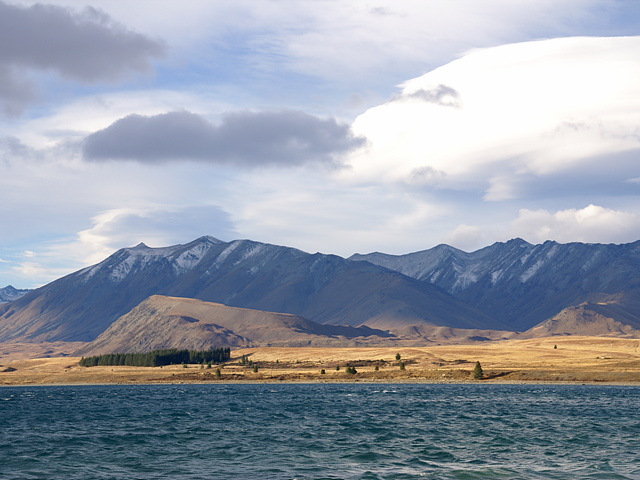
#> input picture tekapo.bmp, 640 x 480 px
$ python rotation2.py
#> lines starting #> are read from the running program, lines starting #| are printed output that depends on the picture
import sys
import numpy as np
import cv2

#함수를 이용한 회전 확인. (함수를 사용하느냐 , 행렬을 사용하느냐 ) -> 2가지 방법이 존재한다.
src = cv2.imread('tekapo.bmp')
#> src is the input picture: shape (480, 640, 3); mean B, G, R 169.8, 157.4, 149.7

if src is None:
    print('Image load failed!')
    sys.exit()

cp = (src.shape[1] / 2, src.shape[0] / 2) #이미지의 너비, 이미지의 높이
#> cp = (320, 240)
rot = cv2.getRotationMatrix2D(cp, 20, 1) #cp의 중심점에서 20도만큼 회전시키는 변환 행렬

dst = cv2.warpAffine(src, rot, (0, 0))#src를 rot행렬에 따라 회전 시킨 결과 저장
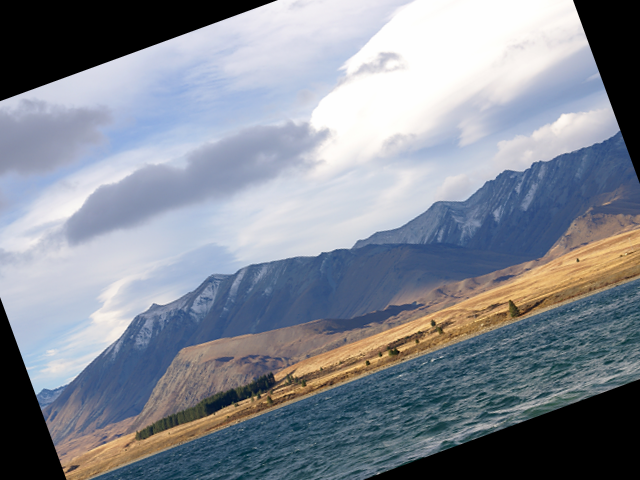
#> dst: shape (480, 640, 3); mean B, G, R 148.7, 137.9, 131.9

cv2.imshow('src', src)
cv2.imshow('dst', dst)
cv2.waitKey()

cv2.destroyAllWindows()

$ run again, with airplane.bmp copied over tekapo.bmp
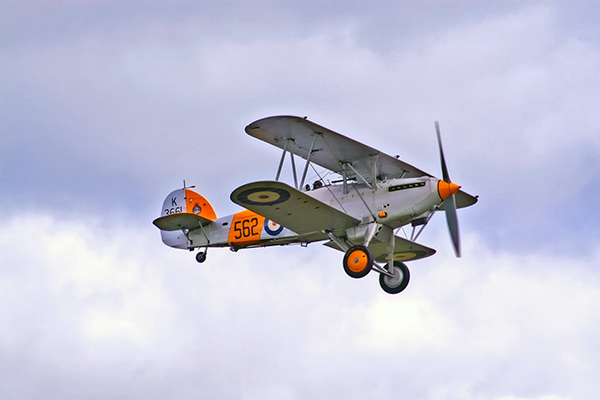
#> input picture airplane.bmp, 600 x 400 px
#> src is the input picture: shape (400, 600, 3); mean B, G, R 217.1, 197.6, 196.8
#> `dst = cv2.warpAffine(src, rot, (0, 0))#src를 rot행렬에 따라 회전 시킨 결과 저장`:
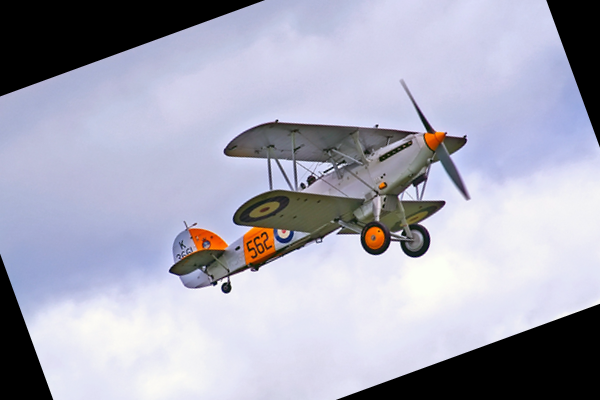
#> dst: shape (400, 600, 3); mean B, G, R 185.1, 168.9, 168.4

$ run again, with cat.bmp copied over tekapo.bmp
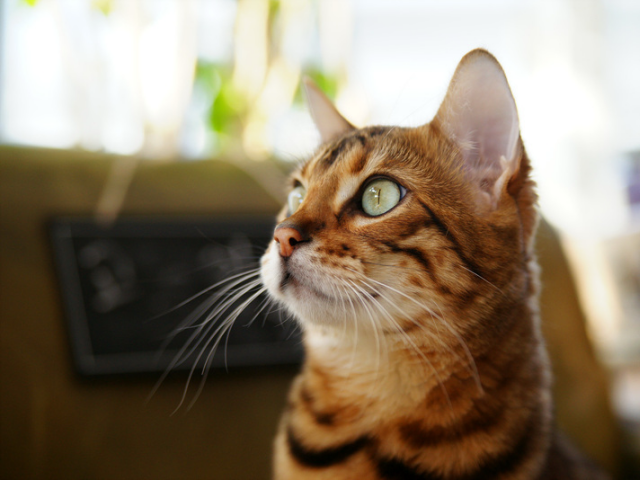
#> input picture cat.bmp, 640 x 480 px
#> src is the input picture: shape (480, 640, 3); mean B, G, R 104.5, 125.6, 140.8
#> `dst = cv2.warpAffine(src, rot, (0, 0))#src를 rot행렬에 따라 회전 시킨 결과 저장`:
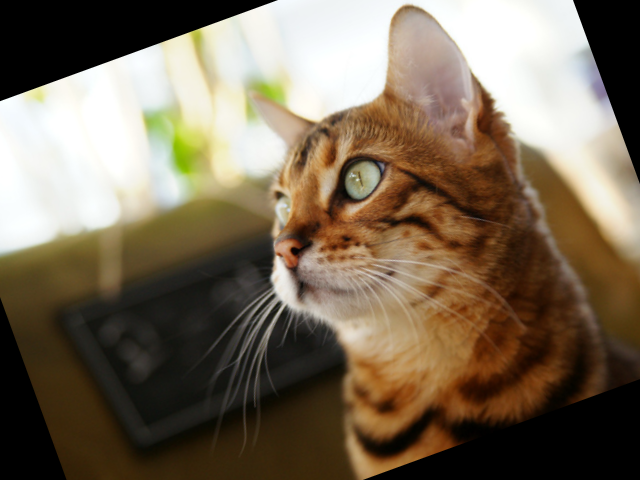
#> dst: shape (480, 640, 3); mean B, G, R 87.3, 106.6, 120.9
